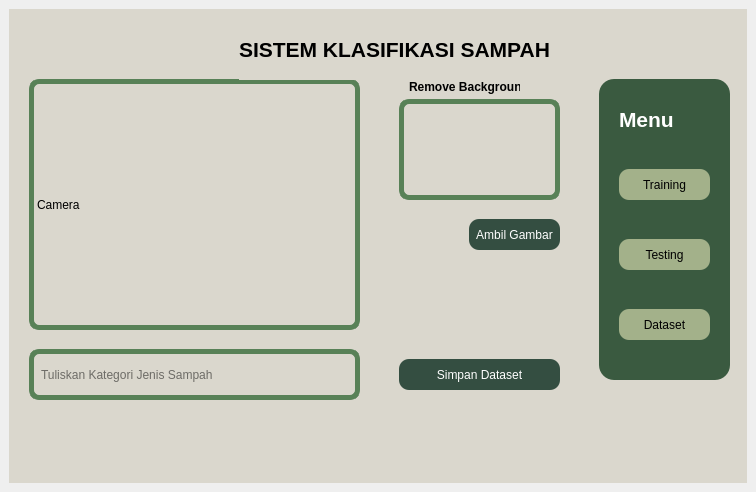
<?xml version="1.0" encoding="UTF-8"?>
<ui version="4.0">
 <class>MainWindow</class>
 <widget class="QMainWindow" name="MainWindow">
  <property name="geometry">
   <rect>
    <x>0</x>
    <y>0</y>
    <width>756</width>
    <height>492</height>
   </rect>
  </property>
  <property name="windowTitle">
   <string>MainWindow</string>
  </property>
  <widget class="QWidget" name="centralwidget">
   <property name="styleSheet">
    <string notr="true"/>
   </property>
   <layout class="QHBoxLayout" name="horizontalLayout">
    <item>
     <widget class="QWidget" name="Utama" native="true">
      <property name="styleSheet">
       <string notr="true">background-color:#DAD7CD;</string>
      </property>
      <widget class="QLabel" name="Camera">
       <property name="geometry">
        <rect>
         <x>20</x>
         <y>70</y>
         <width>331</width>
         <height>251</height>
        </rect>
       </property>
       <property name="styleSheet">
        <string notr="true">border: 5px solid #588157;
font-size: 12px;
border-radius: 10px;</string>
       </property>
       <property name="text">
        <string>Camera</string>
       </property>
      </widget>
      <widget class="QLabel" name="Judul">
       <property name="geometry">
        <rect>
         <x>230</x>
         <y>10</y>
         <width>341</width>
         <height>61</height>
        </rect>
       </property>
       <property name="font">
        <font>
         <family>Segoe UI</family>
         <pointsize>16</pointsize>
         <weight>75</weight>
         <bold>true</bold>
        </font>
       </property>
       <property name="text">
        <string>SISTEM KLASIFIKASI SAMPAH</string>
       </property>
      </widget>
      <widget class="QPushButton" name="create_data">
       <property name="geometry">
        <rect>
         <x>390</x>
         <y>350</y>
         <width>161</width>
         <height>31</height>
        </rect>
       </property>
       <property name="styleSheet">
        <string notr="true">background-color:#344E41;
text-weight: bold;
color :white;
border-radius:10px;</string>
       </property>
       <property name="text">
        <string>Simpan Dataset</string>
       </property>
      </widget>
      <widget class="QLabel" name="Rmbg">
       <property name="geometry">
        <rect>
         <x>390</x>
         <y>90</y>
         <width>161</width>
         <height>101</height>
        </rect>
       </property>
       <property name="styleSheet">
        <string notr="true">border: 5px solid #588157;
font-size: 12px;
border-radius: 10px;</string>
       </property>
       <property name="text">
        <string/>
       </property>
      </widget>
      <widget class="QLineEdit" name="Kategori">
       <property name="geometry">
        <rect>
         <x>20</x>
         <y>340</y>
         <width>331</width>
         <height>51</height>
        </rect>
       </property>
       <property name="styleSheet">
        <string notr="true">border: 5px solid #588157;
font-size: 120%;
border-radius: 10px;
padding:5px 5px;
background: transparent;</string>
       </property>
       <property name="placeholderText">
        <string>Tuliskan Kategori Jenis Sampah</string>
       </property>
      </widget>
      <widget class="QWidget" name="LeftMenu_3" native="true">
       <property name="geometry">
        <rect>
         <x>590</x>
         <y>70</y>
         <width>131</width>
         <height>301</height>
        </rect>
       </property>
       <property name="styleSheet">
        <string notr="true">background-color:#3A5A40;
border-radius:15px;</string>
       </property>
       <widget class="QPushButton" name="btn_Training">
        <property name="geometry">
         <rect>
          <x>20</x>
          <y>90</y>
          <width>91</width>
          <height>31</height>
         </rect>
        </property>
        <property name="styleSheet">
         <string notr="true">background-color:#A3B18A;
text-weight: bold;
border-radius:10px;</string>
        </property>
        <property name="text">
         <string>Training</string>
        </property>
        <property name="icon">
         <iconset>
          <normaloff>../training.svg</normaloff>../training.svg</iconset>
        </property>
       </widget>
       <widget class="QPushButton" name="btn_Testing">
        <property name="geometry">
         <rect>
          <x>20</x>
          <y>160</y>
          <width>91</width>
          <height>31</height>
         </rect>
        </property>
        <property name="styleSheet">
         <string notr="true">background-color:#A3B18A;
text-weight: bold;
border-radius:10px;</string>
        </property>
        <property name="text">
         <string>Testing</string>
        </property>
        <property name="icon">
         <iconset>
          <normaloff>../testing.svg</normaloff>../testing.svg</iconset>
        </property>
       </widget>
       <widget class="QLabel" name="Menu">
        <property name="geometry">
         <rect>
          <x>20</x>
          <y>10</y>
          <width>61</width>
          <height>61</height>
         </rect>
        </property>
        <property name="font">
         <font>
          <family>Segoe UI</family>
          <pointsize>16</pointsize>
          <weight>75</weight>
          <bold>true</bold>
         </font>
        </property>
        <property name="styleSheet">
         <string notr="true">color: white;
</string>
        </property>
        <property name="text">
         <string>Menu</string>
        </property>
       </widget>
       <widget class="QPushButton" name="btn_Dataset">
        <property name="geometry">
         <rect>
          <x>20</x>
          <y>230</y>
          <width>91</width>
          <height>31</height>
         </rect>
        </property>
        <property name="styleSheet">
         <string notr="true">background-color:#A3B18A;
text-weight: bold;
border-radius:10px;</string>
        </property>
        <property name="text">
         <string>Dataset</string>
        </property>
        <property name="icon">
         <iconset>
          <normaloff>../Dataset.svg</normaloff>../Dataset.svg</iconset>
        </property>
       </widget>
      </widget>
      <widget class="QLabel" name="label_RG">
       <property name="geometry">
        <rect>
         <x>400</x>
         <y>70</y>
         <width>111</width>
         <height>16</height>
        </rect>
       </property>
       <property name="font">
        <font>
         <family>Segoe UI</family>
         <weight>75</weight>
         <bold>true</bold>
        </font>
       </property>
       <property name="text">
        <string>Remove Background</string>
       </property>
      </widget>
      <widget class="QLabel" name="Keterangan">
       <property name="geometry">
        <rect>
         <x>30</x>
         <y>400</y>
         <width>401</width>
         <height>41</height>
        </rect>
       </property>
       <property name="text">
        <string/>
       </property>
      </widget>
      <widget class="QPushButton" name="ambil_gambar">
       <property name="geometry">
        <rect>
         <x>460</x>
         <y>210</y>
         <width>91</width>
         <height>31</height>
        </rect>
       </property>
       <property name="styleSheet">
        <string notr="true">background-color:#344E41;
text-weight: bold;
color :white;
border-radius:10px;</string>
       </property>
       <property name="text">
        <string>Ambil Gambar</string>
       </property>
      </widget>
     </widget>
    </item>
   </layout>
  </widget>
 </widget>
 <resources/>
 <connections/>
</ui>
